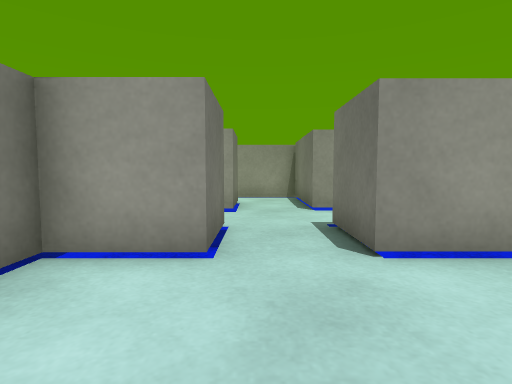
view 1 (above)

17 first-person views from a walk through a scene from a Unity 3-D project. The camera is 0.51 m above the floor, tilts 4° down and sees 80° across. The floor is counted in squares, 0.5 m on a side. Each view is taken from the middle of a square. On the plan, view 1 faces up. The plan holds only what a view shows up to about 12 squares ahead; the rest is blank. The place goes on beyond the plan. Surface patterns are stand-ins for the level's own textures.

view 2
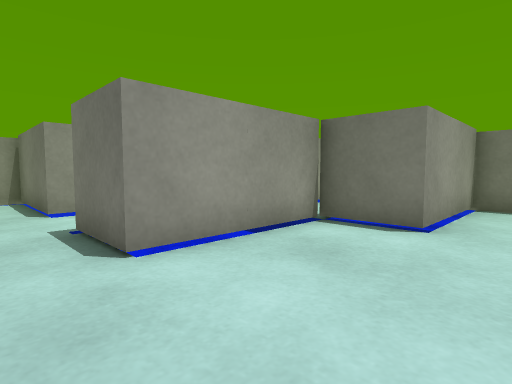

view 3
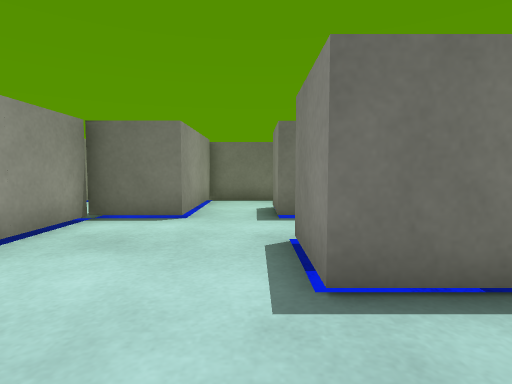

view 4
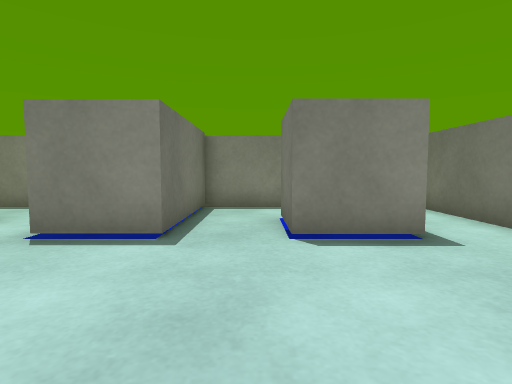

view 5
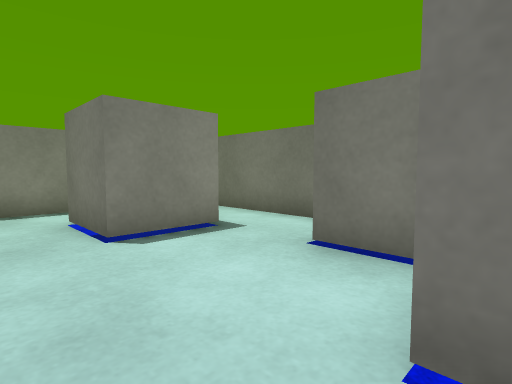

view 6
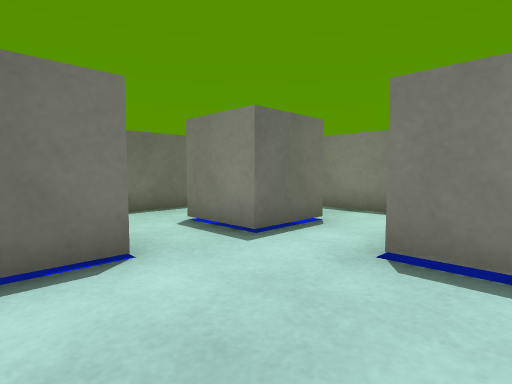

view 7
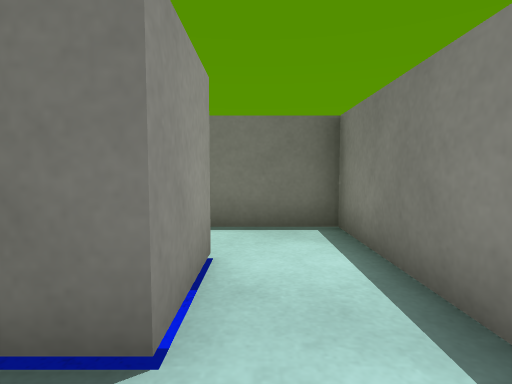

view 8
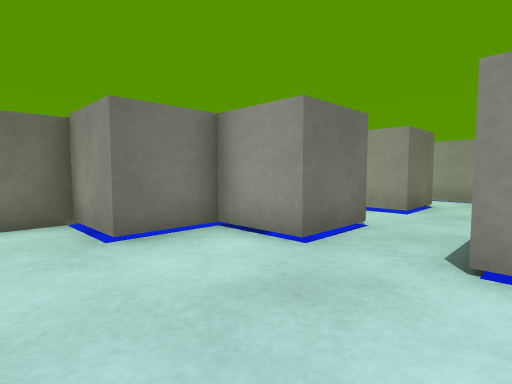

view 9
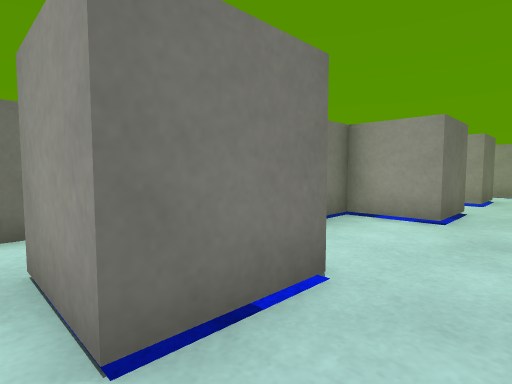

view 10
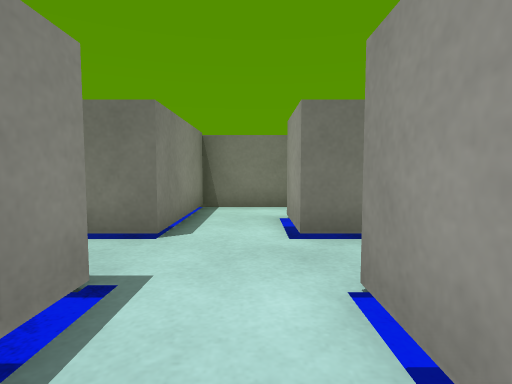

view 11
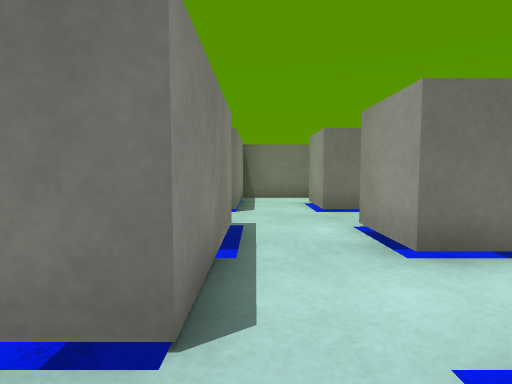

view 12
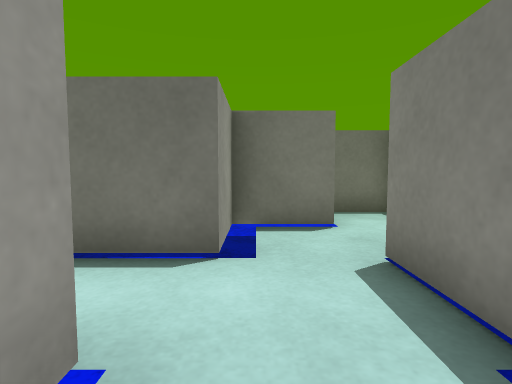

view 13
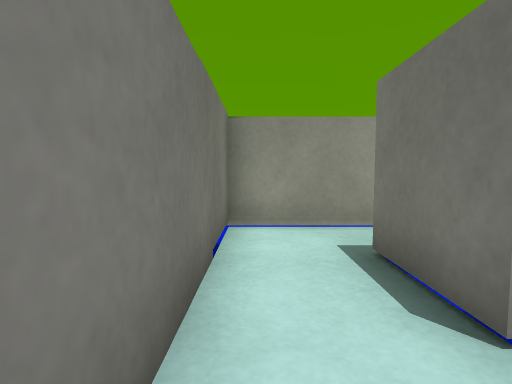

view 14
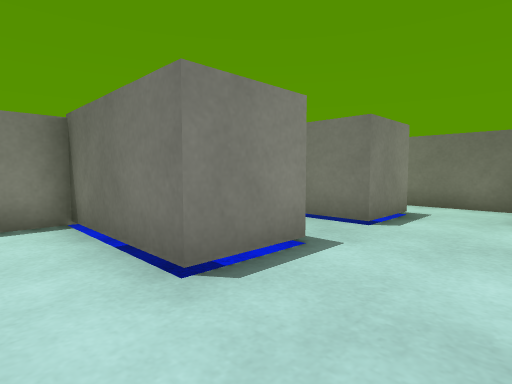

view 15
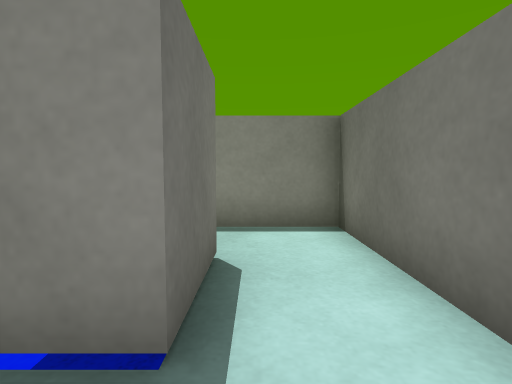

view 16
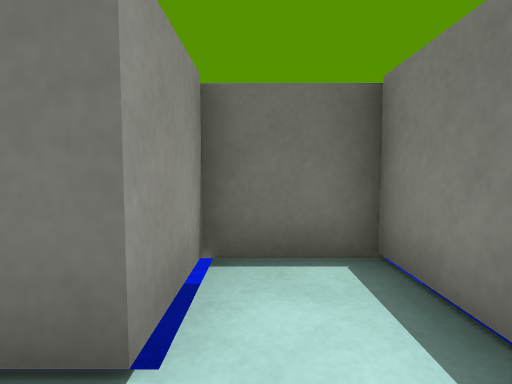

view 17
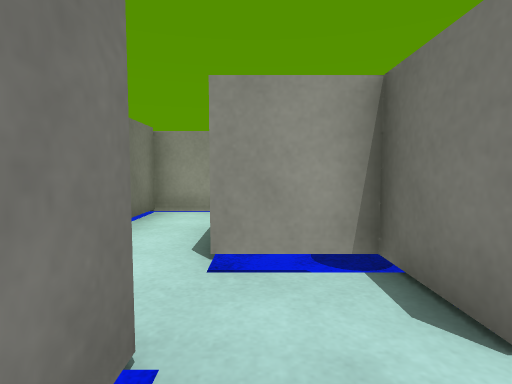

### Floor plan
Ten units are one square. View 1 is at (0, 0); x grows to the right and y downward. Boxes are objects, and circles mark ways between rooms. Rooms are numbered by the first view taken in them; rooms with no view inside come last. Other rooms are left out.
<svg viewBox="-50 -121 150 171">
<path fill="none" stroke="#000" d="M-6 5 -6 25 -26 25 -26 5 -6 5M-6 -55 -6 -35 -25 -35 -25 -16 -45 -16 -45 45 14 45 14 5 34 5 34 45 95 45 95 -16 55 -16 55 -35 14 -35 14 -56M76 25 55 25 55 5 75 5M35 -55 54 -55 54 -45M76 -36 95 -36 95 -56 74 -56 74 -74 55 -74 55 -91M34 -94 34 -79 14 -79M-26 -77 -26 -98M-25 -116 -45 -116 -45 -55 -25 -55M14 -79 14 -116 -25 -116M-6 -98 -6 -77 -26 -77M-25 -55 -6 -55"/>
<circle cx="5" cy="-45" r="3" fill="#2a7"/>
<circle cx="25" cy="-65" r="3" fill="#2a7"/>
<circle cx="-15" cy="-110" r="3" fill="#2a7"/>
<circle cx="-15" cy="-65" r="3" fill="#2a7"/>
<text x="20" y="0">1</text>
<text x="50" y="-60">2</text>
<text x="-40" y="-90">3</text>
<text x="0" y="-80">4</text>
</svg>
Room 1 opens to room 4. Room 2 opens to room 4. Room 3 opens to room 4.

Where each view was taken, in squares from view 1:
view 1: 0 up, 0 right, facing up
view 2: 0 up, 0 right, facing up-right
view 3: 0 up, 1 left, facing right
view 4: 4 up, 0 right, facing down
view 5: 4 up, 1 right, facing down-left
view 6: 3 up, 2 right, facing down-right
view 7: 3 down, 4 right, facing right
view 8: 0 up, 2 right, facing up-left
view 9: 3 down, 1 right, facing up-left
view 10: 7 up, 4 right, facing left
view 11: 6 up, 7 right, facing left
view 12: 7 up, 2 right, facing right
view 13: 6 up, 4 left, facing up
view 14: 2 up, 5 right, facing down-left
view 15: 1 up, 3 left, facing down
view 16: 5 up, 6 right, facing right
view 17: 4 up, 6 right, facing up
